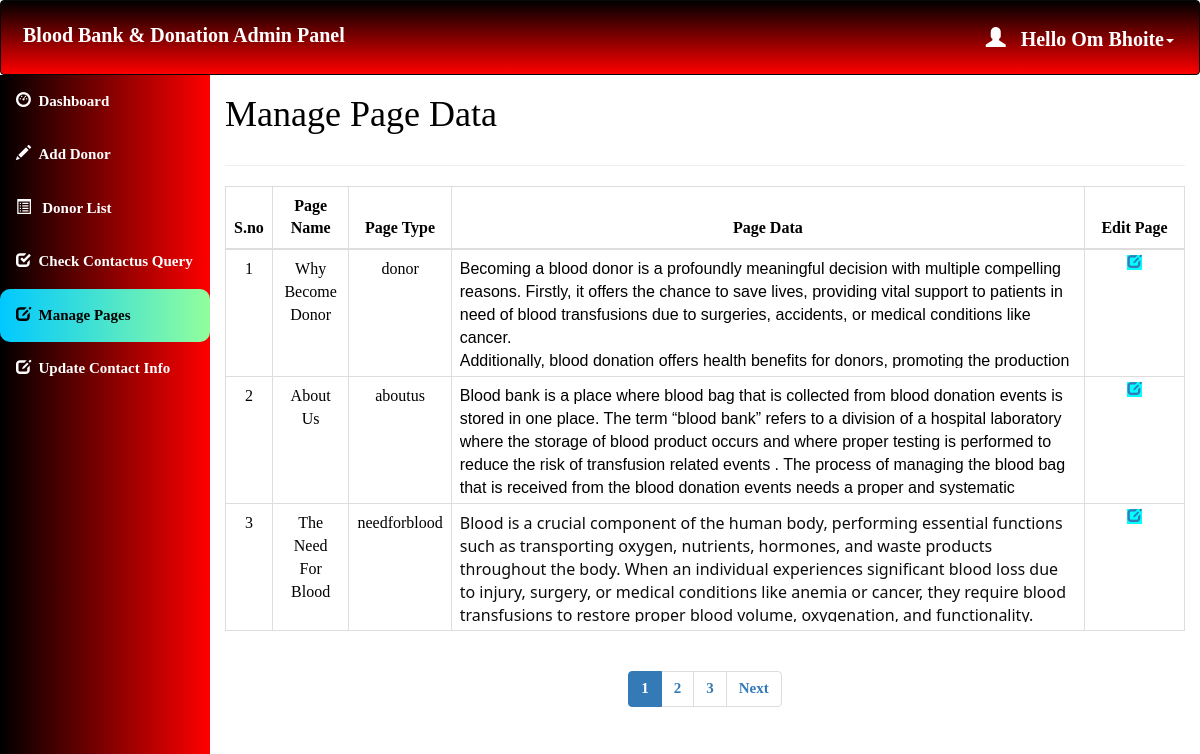
Page /Admin/Pages.php (signed in) on the committed database.
### tables this page shows
CREATE TABLE `pages` (
  `page_id` int(11) NOT NULL,
  `page_name` varchar(255) NOT NULL,
  `page_type` varchar(50) DEFAULT NULL,
  `page_data` longtext NOT NULL
);

### Admin/Pages.php (the view, shortened to what this page needs)
<html>
<head>
  <link rel="stylesheet" href="https://maxcdn.bootstrapcdn.com/bootstrap/3.4.1/css/bootstrap.min.css">
</head>
<?php
include 'Conn.php';
  if (isset($_SESSION['loggedin']) && $_SESSION['loggedin'] == true) {
  ?>
<body style="color:black">
<div id="header" >
<?php include 'Header.php';
?>
</div>
<div id="sidebar">
<?php $active="pages";
 include 'Sidebar.php'; ?>
</div>
<div id="content" >
  <div class="content-wrapper">
    <div class="container-fluid">
      <div class="row">
        <div class="col-md-12 lg-12 sm-12">
          <h1 class="page-title">Manage Page Data</h1>
        </div>
      </div>
      <hr>
      <?php
      $limit = 3;
      if(isset($_GET['page'])){
        $page = $_GET['page'];
      }else{
        $page = 1;
      }
      $offset = ($page - 1) * $limit;
      $count=$offset+1;
        $sql= "select * from pages LIMIT {$offset},{$limit} ";
        $result=mysqli_query($conn,$sql);
        if(mysqli_num_rows($result)>0)   {
       ?>
       <div class="table-responsive">
      <table class="table table-bordered" style="text-align:center">
          <thead style="text-align:center">
          <th style="text-align:center">S.no</th>
          <th style="text-align:center">Page Name</th>
          <th style="text-align:center">Page Type</th>
          <th style="text-align:center">Page Data</th>
          <th style="text-align:center">Edit Page</th>
          </thead>
          <tbody>
            <?php
            while($row = mysqli_fetch_assoc($result)) { ?>
          <tr>
                  <td ><?php echo  $count++; ?></td>
                  <td ><?php echo $row['page_name']; ?></td>
                  <td ><?php echo $row['page_type']; ?></td>
                  <td id="example" style="text-align:left"><div style="width:100%; max-height:110px; overflow:auto"><?php echo $row['page_data']; ?></div></td>
                    <td id="he" style="width:100px;">
                    <a style="background-color:aqua" href='Update_page_details.php?type=<?php echo $row['page_type'];?>'> <span class="glyphicon glyphicon-edit"></span></a>
                </td>
              </tr>
            <?php } ?>
          </tbody>
      </table>
    </div>
    <?php } ?>
    <div class="table-responsive"style="text-align:center;align:center">
        <?php
        $sql1 = "SELECT * FROM pages";
        $result1 = mysqli_query($conn, $sql1) or die("Query Failed.");
        if(mysqli_num_rows($result1) > 0){
          $total_records = mysqli_num_rows($result1);
          $total_page = ceil($total_records / $limit);
          echo '<ul class="pagination admin-pagination">';
          for($i = 1; $i <= $total_page; $i++){
            if($i == $page){
              $active = "active";
            }else{
              $active = "";
            }
            echo '<li class="'.$active.'"><a href="Pages.php?page='.$i.'">'.$i.'</a></li>';
          }
          if($total_page > $page){
            echo '<li><a href="Pages.php?page='.($page + 1).'">Next</a></li>';
          }
          echo '</ul>';
        }
        ?>
      </div>
  </div>
  </div>
</div>
   <?php }
    ?>
</body>
</html>

### Admin/Header.php (shortened to what this page needs)
<!DOCTYPE html>
<html>
<head>
    <link rel="stylesheet" href="https://maxcdn.bootstrapcdn.com/bootstrap/3.4.1/css/bootstrap.min.css">
</head>
<body>
    <nav class="navbar navbar-inverse">
        <div class="container-fluid">
            <div class="navbar-header">
                <a class="navbar-brand" id="qq" href="dashboard.php" style="color:white;">Blood Bank & Donation Admin
                    Panel</a>
            </div>
            <ul class="nav navbar-nav navbar-right">
                <li class="dropdown"><a class="dropdown-toggle" id="qw" data-toggle="dropdown" href="#"
                        style="font-weight:bold;color:white "> <span class="glyphicon glyphicon-user"></span>&nbsp&nbsp
                        <?php
                        include 'conn.php';
                        $username = $_SESSION['username'];
                        $sql = "select * from admin_info where admin_username='$username'";
                        $result = mysqli_query($conn, $sql) or die ("query failed.");
                        $row = mysqli_fetch_assoc($result);
                        echo "Hello " . $row['admin_name'];
                        ?><span class="caret"></span>
                    </a>
                </li>
            </ul>
        </div>
    </nav>
</body>
</html>

### Admin/Pages.php (style rules this page uses)
#sidebar { position:relative;margin-top:-20px }
#content { position:relative;margin-left:210px }
#he { font-size: 14px; font-weight: 600; text-transform: uppercase; padding: 3px 7px; color: #fff; text-decoration: none; border-radius: 3px; align:center }

### Admin/Header.php (style rules this page uses)
.navbar { background: linear-gradient(to bottom, black,red); padding: 10px 10px; color: white; }
.navbar a { float: left; color: white; text-align: center; padding: 12px; text-decoration: none; font-size: 20px; line-height: 25px; }
.navbar-brand { font-size: 25px; font-weight: bold; }
.navbar a { float: none; display: block; text-align: left; }
.navbar-right { float: none; }

### Admin/Sidebar.php (style rules this page uses)
body { margin: 0; font-family: 'Averia Gruesa Libre'; font-size: 15px; color: #F8F9F9; }

### rows in the picture
pages: page_name "Why Become Donor", page_type "donor", page_data "Becoming a blood donor is a profoundly meaningful decision with multiple compelling reasons. Firstly, it offers the chance to save lives, providing vital support to patients in need of blood transfusions due to surgeries, accidents, or medical conditions like cancer. Additionally, blood donation offers health benefits for donors, promoting the production…"
pages: page_name "About Us", page_type "aboutus", page_data "Blood bank is a place where blood bag that is collected from blood donation events is stored in one place. The term “blood bank” refers to a division of a hospital laboratory where the storage of blood product occurs and where proper testing is performed to reduce the risk of transfusion related events . The process of managing the blood bag that is received from the blood donation events needs a proper and systematic…"
pages: page_name "The Need For Blood", page_type "needforblood", page_data "Blood is a crucial component of the human body, performing essential functions such as transporting oxygen, nutrients, hormones, and waste products throughout the body. When an individual experiences significant blood loss due to injury, surgery, or medical conditions like anemia or cancer, they require blood transfusions to restore proper blood volume, oxygenation, and functionality.…"

### other values in the picture
$row['admin_name'] "Om Bhoite"
